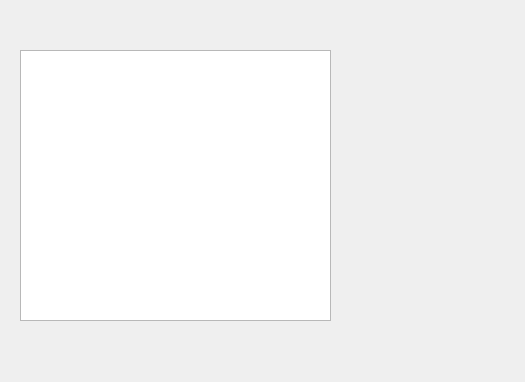
<?xml version="1.0" encoding="UTF-8"?>
<ui version="4.0">
 <class>DebugWindow</class>
 <widget class="QWidget" name="DebugWindow">
  <property name="geometry">
   <rect>
    <x>0</x>
    <y>0</y>
    <width>525</width>
    <height>382</height>
   </rect>
  </property>
  <property name="windowTitle">
   <string>Form</string>
  </property>
  <widget class="QTextEdit" name="textEdit">
   <property name="geometry">
    <rect>
     <x>20</x>
     <y>50</y>
     <width>311</width>
     <height>271</height>
    </rect>
   </property>
   <property name="font">
    <font>
     <family>DejaVu Sans Mono</family>
     <pointsize>14</pointsize>
    </font>
   </property>
  </widget>
 </widget>
 <resources/>
 <connections/>
</ui>
